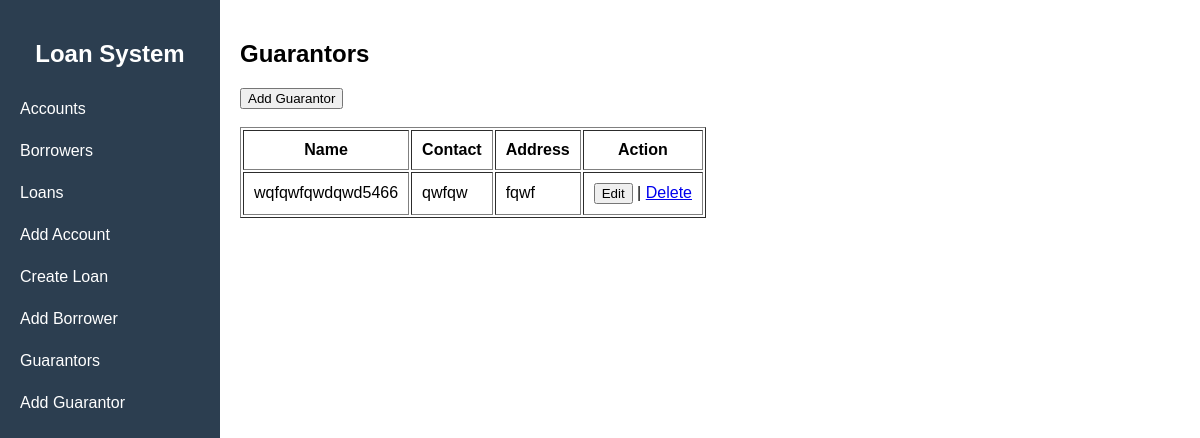
/public/index.php?url=guarantor/index (signed in), run on the app's committed database.
### tables this page shows
CREATE TABLE `guarantors` (
  `id` int(11) NOT NULL,
  `fullname` varchar(100) DEFAULT NULL,
  `contact` varchar(20) DEFAULT NULL,
  `address` text DEFAULT NULL,
  `created_at` timestamp NOT NULL DEFAULT current_timestamp()
);

### app/controllers/GuarantorController.php (called while the page is built, shortened)
<?php
require_once "../app/models/Guarantor.php";
class GuarantorController {
    private $guarantor;
    public function __construct() {
        $this->guarantor = new Guarantor();
    }
    public function index() {
        $guarantors = $this->guarantor->getAll();
        require "../app/views/guarantors/index.php";
    }
}

### core/App.php (called while the page is built, shortened)
<?php
class App {
    protected $method = "index";
    public function __construct() {
        $url = $this->parseUrl();
        if (isset($url[0])) {
            $controllerName = ucfirst($url[0]) . "Controller";
            $controllerFile = "../app/controllers/" . $controllerName . ".php";
            if (file_exists($controllerFile)) {
                unset($url[0]);
            }
        }
        $this->controller = new $this->controller;
        if (isset($url[1]) && method_exists($this->controller, $url[1])) {
            $this->method = $url[1];
            unset($url[1]);
        }
        $params = $url ? array_values($url) : [];
        call_user_func_array([$this->controller, $this->method], $params);
    }
    public function parseUrl() {
        if (isset($_GET['url']) && !empty($_GET['url'])) {
            return explode("/", filter_var(rtrim($_GET['url'], "/"), FILTER_SANITIZE_URL));
        }
        return [];
    }
}

### public/index.php (called while the page is built)
<?php
require_once "../core/App.php";
$app = new App();

### core/Model.php (called while the page is built, shortened)
<?php
require_once __DIR__ . '/../config/database.php';
class Model {
    public function __construct() {
        $db = new Database();
        $this->conn = $db->connect();
    }
}

### config/database.php (called while the page is built, shortened)
<?php
class Database {
    private $host = "localhost";
    private $db_name = "loan_db";
    private $username = "root";
    private $password = "";
    public function connect() {
        $this->conn = null;
        try {
            $this->conn = new PDO(
                "mysql:host={$this->host};port=3307;dbname={$this->db_name}",
                $this->username,
                $this->password
            );
            $this->conn->setAttribute(PDO::ATTR_ERRMODE, PDO::ERRMODE_EXCEPTION);
        } catch (PDOException $e) {
            die("Connection failed: " . $e->getMessage());
        }
        return $this->conn;
    }
}

### app/models/Guarantor.php (called while the page is built, shortened)
<?php
require_once "../core/Model.php";
class Guarantor extends Model {
    public function getAll() {
        $stmt = $this->conn->prepare("
            SELECT * FROM guarantors ORDER BY id DESC
        ");
        $stmt->execute();
        return $stmt->fetchAll(PDO::FETCH_ASSOC);
    }
}

### app/views/guarantors/index.php (the view, shortened to what this page needs)
<?php include __DIR__ . "/../layouts/sidebar.php"; ?>
<h2>Guarantors</h2>
<button onclick="openCreateModal()">Add Guarantor</button>
<br><br>
<table border="1" cellpadding="10">
    <tr>
        <th>Name</th>
        <th>Contact</th>
        <th>Address</th>
        <th>Action</th>
    </tr>
    <?php if (!empty($guarantors)): ?>
        <?php foreach ($guarantors as $g): ?>
        <tr>
            <td><?= $g['fullname'] ?></td>
            <td><?= $g['contact'] ?></td>
            <td><?= $g['address'] ?></td>
            <td>
                <button onclick="openEditModal(
                    <?= $g['id'] ?>,
                    '<?= $g['fullname'] ?>',
                    '<?= $g['contact'] ?>',
                    '<?= $g['address'] ?>'
                )">
                    Edit
                </button>
                |
                <a href="/LoanManagement/public/index.php?url=guarantor/delete/<?= $g['id'] ?>"
                   onclick="return confirm('Delete this guarantor?')">
                    Delete
                </a>
            </td>
        </tr>
        <?php endforeach; ?>
    <?php else: ?>
        <tr>
            <td colspan="4">No guarantors found</td>
        </tr>
    <?php endif; ?>
</table>
<?php include __DIR__ . "/../layouts/footer.php"; ?>

### data on the page
guarantors: fullname "wqfqwfqwdqwd5466", contact "qwfqw", address "fqwf"
